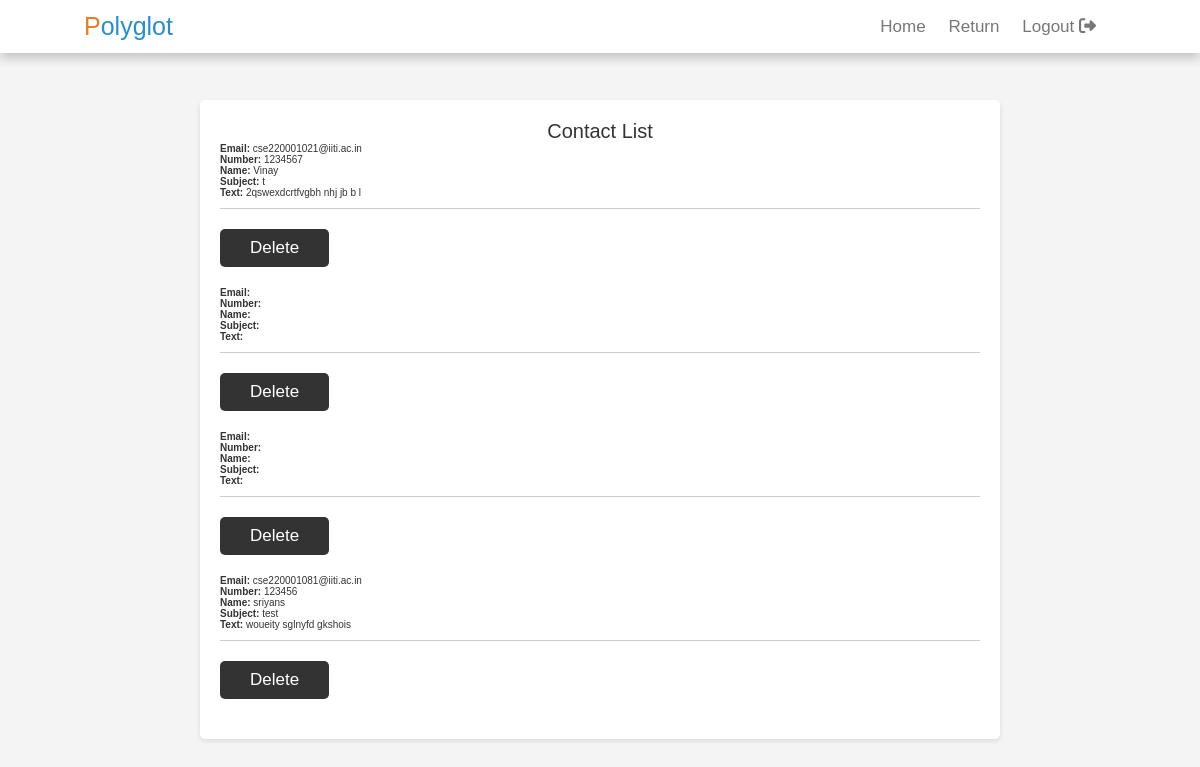
Page /admin1/contacts (signed in) on the committed database.
### citation/models.py (models this page shows)
class contact(models.Model):
    name=models.CharField(max_length=255)
    number=models.CharField(max_length=12)
    email=models.CharField(max_length=255)
    subject=models.TextField()
    text=models.TextField()

### citation/views.py (the view)
# urls.py: path('admin1/contacts',views.contacts, name="contacts"),
def contacts(request):
    if request.user.is_superuser:
        context={'mssg':contact.objects.all()}
        return render(request,'citation/cont.html',context)
    else:
        return redirect(admin_page)

### templates/citation/cont.html (shortened to what this page needs)
<!DOCTYPE html>
{%load static%}
<html lang="en">
  <head>
    <link
    rel="stylesheet"
    href="https://cdnjs.cloudflare.com/ajax/libs/font-awesome/5.15.3/css/all.min.css"
  />
  <link
    rel="stylesheet"
    href="https://cdnjs.cloudflare.com/ajax/libs/font-awesome/6.1.1/css/all.min.css"
  />
  </head>
  <body>
    <header class="header">
      <a href="{% url 'home' %}" class="logo"><span>P</span>olyglot</a>
      <nav class="navbar">
        <a href="{% url 'home' %}">Home</a>
        <a href="{% url 'admin_page' %}">Return</a>
        {% if user.is_authenticated %}
        <a href="{% url 'logout' %}" class="nav__button-ghost"
          >Logout <i class="fa-solid fa-right-from-bracket"></i
        ></a>
        {% else %}
        <a href="{% url 'login' %}" class="nav__button-ghost"
          >Login <i class="fa-solid fa-right-to-bracket"></i
        ></a>
        {% endif %}
      </nav>
    </header>
    <div class="container">
      <h1>Contact List</h1>
      {% if mssg %}
      <ul>
        {% for contact in mssg %}
        <li>
          <strong>Email:</strong> {{ contact.email }}<br />
          <strong>Number:</strong> {{ contact.number }}<br />
          <strong>Name:</strong> {{ contact.name }}<br />
          <strong>Subject:</strong> {{ contact.subject }}<br />
          <strong>Text:</strong> {{ contact.text }}
        </li>
        <a href="/admin1/del_contacts/{{contact.id}}" class="btn"
          >Delete</a
        >
        {% endfor %}
      </ul>
      {% else %}
      <p>No contacts available.</p>
      {% endif %}
    </div>
  </body>
</html>

### templates/citation/cont.html (style rules this page uses)
:root { --orange: #e67e22; --black: #333; --blue: #288ecd; --light-color: #777; --border: 0.1rem solid rgba(0, 0, 0, 0.2); --box-shadow: 0 0.5rem 1rem rgba(0, 0, 0, 0.2); }
* { margin: 0; padding: 0; box-sizing: border-box; outline: none; border: none; text-decoration: none; font-family: Verdana, Geneva, Tahoma, sans-serif; font-weight: lighter; }
html { font-size: 62.5%; overflow-x: hidden; scroll-behavior: smooth; scroll-padding-top: 6rem; }
.btn { margin-bottom: 2rem; display: inline-block; background: var(--black); color: #fff; border-radius: 0.5rem; padding: 0.9rem 3rem; cursor: pointer; font-size: 1.7rem; }
.header { position: fixed; top: 0; left: 0; right: 0; z-index: 1000; background: #fff; box-shadow: var(--box-shadow); display: flex; align-items: center; padding: 1.2rem 7%; }
.header .logo { color: var(--blue); font-size: 2.5rem; margin-right: auto; }
.header .logo span { color: var(--orange); }
.header .navbar a { color: var(--light-color); margin-right: 2rem; font-size: 1.7rem; text-transform: capitalize; }
body { font-family: "Segoe UI", Tahoma, Geneva, Verdana, sans-serif; background-color: #f4f4f4; margin: 0; padding: 20px; color: #333; }
.container { max-width: 800px; margin: 20px auto; padding: 20px; margin-top: 10vh; background-color: #fff; box-shadow: 0px 2px 5px rgba(0, 0, 0, 0.1); border-radius: 5px; }
h1 { color: #333; text-align: center; }
ul { list-style-type: none; padding: 0; }
li { margin-bottom: 20px; border-bottom: 1px solid #ccc; padding-bottom: 10px; }
strong { font-weight: bold; }

### rows in the picture
contact: email "cse220001021@iiti.ac.in", number "1234567", name "Vinay", subject "t", text "2qswexdcrtfvgbh nhj jb b l"
contact: email "cse220001081@iiti.ac.in", number "123456", name "sriyans", subject "test", text "woueity sglnyfd gkshois"
